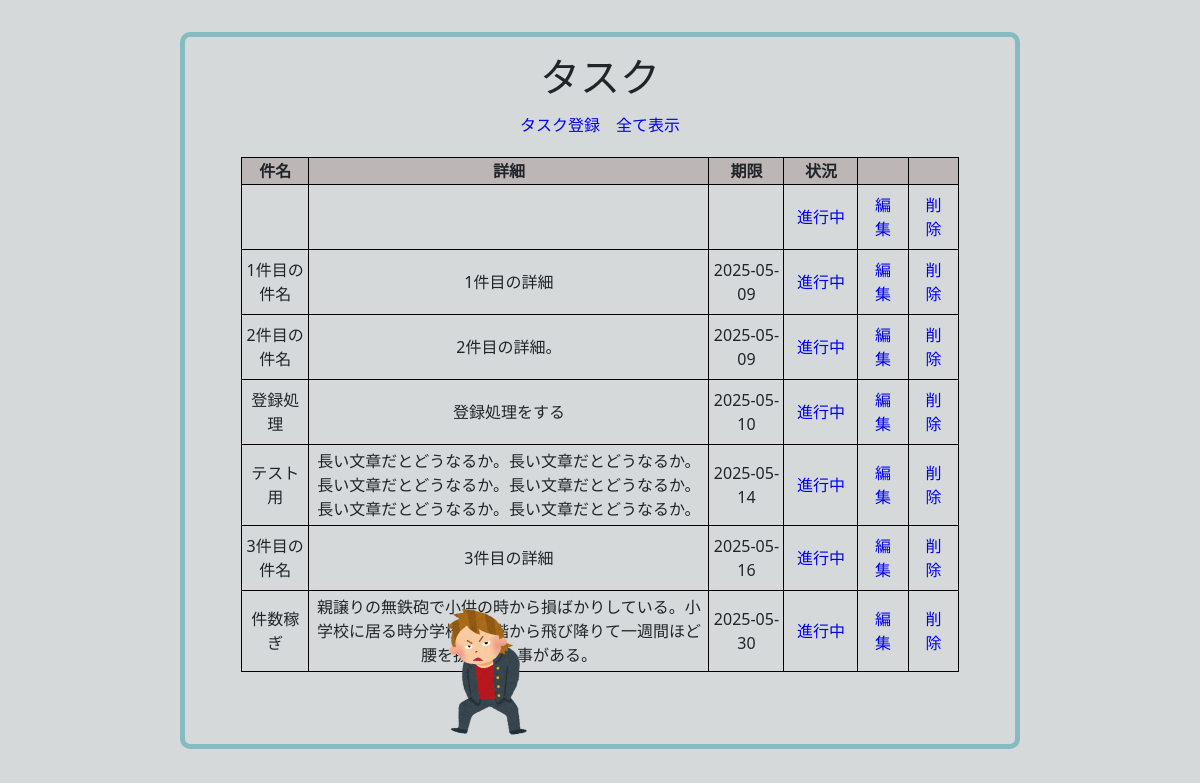
Before: / with the older database file.
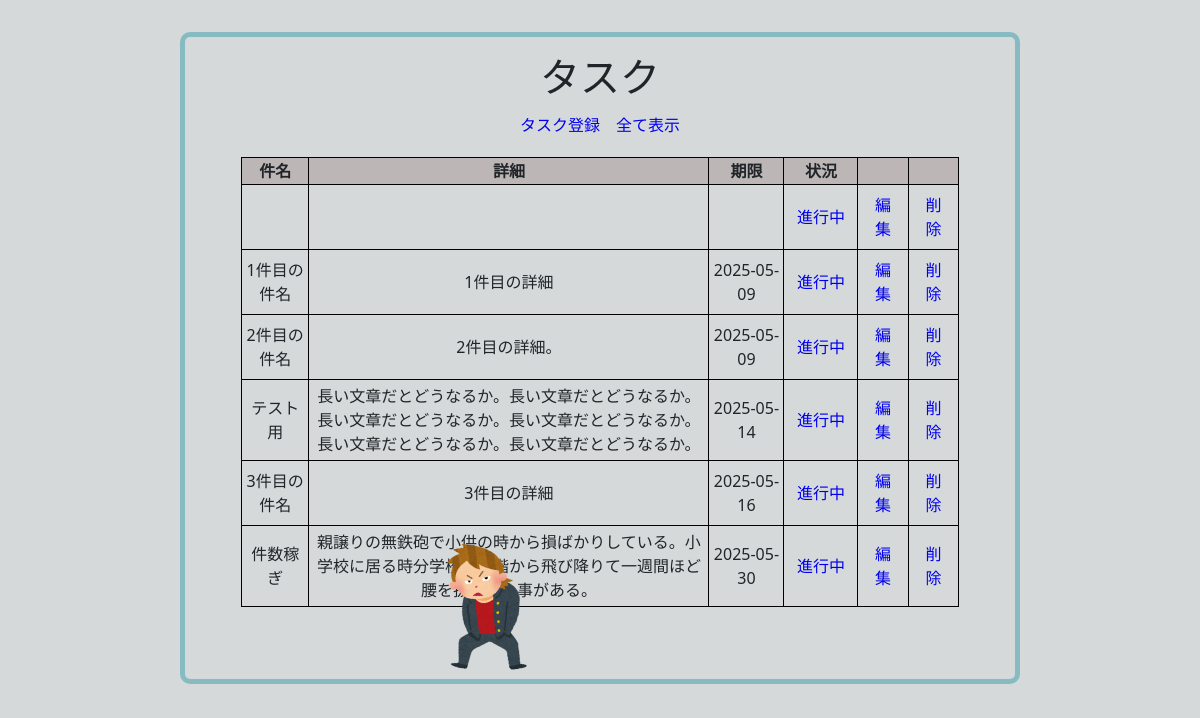
After: the same page with the newer database file.
### tables this page shows
CREATE TABLE todo (
        id integer primary key autoincrement,
        title text not null,
        detail text,
        deadline date,
        status text not null
);

### app.py (the view)
@app.route("/")
def main():
  todo_list = get_db().execute("SELECT id,title,detail,deadline,status FROM todo WHERE status = '進行中' ORDER BY deadline ASC").fetchall()
  return render_template("index.html",todo_list = todo_list)

### app.py (called while the page is built)
def connect_db():
  rv = sqlite3.connect(DATABASE)
  rv.row_factory = sqlite3.Row
  return rv

def get_db():
  if not hasattr(g,'sqlite.db'):
    g.sqlite_db = connect_db()
  return g.sqlite_db

### templates/index.html (shortened to what this page needs)
{% extends "base.html" %}
{% block content %}
<div class="border1">
  <h1>タスク</h1>
  <div class="top_todo">
    <a href="/todo_regist" role="button" class="top_btn">タスク登録</a>
    {% if check %}
      <a href="/" role="button" class="top_btn">進行中のみ</a>
    {% else %}
      <a href="/todo_all" role="button" class="top_btn">全て表示</a>
    {% endif %}
  </div>
  {% if todo_list == [] %}
    <p>ToDoは未登録です</p>
  {% else %}
    <table border="1">
      <tr class="first_record">
        <th>件名</th>
        <th>詳細</th>
        <th>期限</th>
        <th>状況</th>
        <th></th>
        <th></th>
      </tr>
      {% for todo in todo_list %}
        <tr id="todo-{{ todo.id }}">
          <td>{{todo.title}}</td>
          <td class="l_tb">{{todo.detail}}</td>
          <td>{{todo.deadline}}</td>
          <td>
            <select class="status-select" data-id="{{ todo.id }}" id="select">
              <option value="進行中" {% if todo.status == '進行中'%}selected{% endif %}>進行中</option>
            </select>
          </td>
          <td><a href="/{{todo.id}}/todo_edit" role="button">編集</a></td>
          <td>
            <a type="button" class="delete_btn" data-bs-toggle="modal" data-bs-target="#deleteModal{{todo.id}}">削除</a>
          </td>
        </tr>
      {% endfor %}
      <div class="chara01">
        <img src="{{ url_for('static', filename='images/furyo.png') }}" alt="" class="chara_img" >
      </div>
    </table>
  {% endif %}
</div>
{% endblock %}

### templates/base.html (shortened to what this page needs)
<!DOCTYPE html>
<html lang="ja">
<head>
  <link href="https://cdn.jsdelivr.net/npm/bootstrap@5.0.2/dist/css/bootstrap.min.css" rel="stylesheet">
  <link rel="stylesheet" href="{{ url_for('static', filename='css/style.css') }}">
</head>
<body>
    {% block content %}
    {% endblock %}
</body>
</html>

### static/css/style.css (style rules this page uses)
body { background: #d5d9da; }
.border1 { border: solid 5px rgba(6, 139, 154, 0.379); width: 70%; margin: 32px auto; padding: 16px 16px 32px; position: relative; border-radius: 10px; }
h1 { text-align: center; }
.top_todo { display: flex; justify-content: center; }
a { display: block; border-radius: 4px; transition: 1.2s; padding: 4px 8px; text-decoration: none; color: #0000ee; }
table { border-collapse: collapse; margin: 16px auto; width:90%; border: 1px solid #000; }
.first_record { background-color:#bcb6b6; }
.l_tb { width: 400px; }
.delete_btn { display: block; border-radius: 4px; transition: 1.2s; padding: 4px 8px; text-decoration: none; color: #0000ee; }
th { border: 1px solid #000; text-align: center; }
td { padding: 4px; text-align: center; border:1px solid #000 }
#select { outline: none; border: none; padding: 8px; appearance: none; cursor: pointer; border-radius: 5px; background: inherit; font-size: 16px; transition: 0.8s; color: #0000ee; text-align: center; }
.chara01 { position: absolute; bottom: 0%; right: 0%; z-index: 100; }
.chara_img { height: 140px; width: 120px; display: block; pointer-events: none; }

Changed rows visible on the page:
removed todo: title "登録処理", detail "登録処理をする", deadline "2025-05-10", status+id "進行中"
